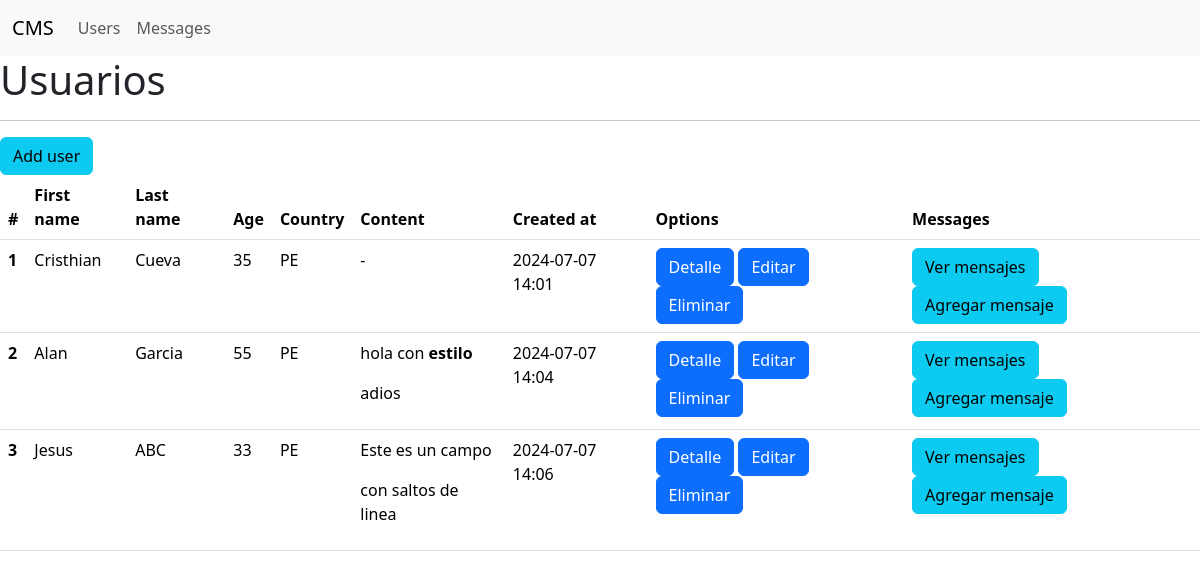
Screenshot of /users with the database file from the repository.
### main.py (models this page shows, shortened)
class User(db.Model):
    __tablename__ = "users"
    id = db.Column(db.Integer, primary_key=True, autoincrement=True)
    first_name = db.Column(db.String(150), nullable=False)
    last_name = db.Column(db.String(150), nullable=False)
    age = db.Column(db.Integer, nullable=False)
    country = db.Column(db.String(50), nullable=False)
    content = db.Column(db.Text, nullable=True)
    created_at = db.Column(db.DateTime(timezone=True), server_default=func.now())

### main.py (the view)
@app.route("/users")
def users():
    users_data = User.query.all()
    return render_template("users.html", users=users_data)

### templates/users.html (shortened to what this page needs)
{% extends 'base.html' %}
{% block content %}
<h1>Usuarios</h1>
<hr>
<a href="{{ url_for('users_add') }}" class="btn btn-info">Add user</a>
<table class="table">
    <thead>
      <tr>
        <th scope="col">#</th>
        <th scope="col">First name</th>
        <th scope="col">Last name</th>
        <th scope="col">Age</th>
        <th scope="col">Country</th>
        <th scope="col">Content</th>
        <th scope="col">Created at</th>
        <th scope="col">Options</th>
        <th scope="col">Messages</th>
      </tr>
    </thead>
    <tbody>
      {% for user in users %}
      <tr>
        <th scope="row">{{ user.id }}</th>
        <td>{{ user.first_name }}</td>
        <td>{{ user.last_name }}</td>
        <td>{{ user.age }}</td>
        <td>{{ user.country }}</td>
        {% if user.content %}
        <td>{{ user.content|safe }}</td>
        {% else %}
        <td>-</td>
        {% endif %}
        <td>{{ user.created_at.strftime("%Y-%m-%d %H:%M") }}</td>
        <td>
            <a href="{{ url_for('users_by_id', id=user.id) }}" class="btn btn-primary">Detalle</a>
            <a href="{{ url_for('users_edit_by_id', id=user.id) }}" class="btn btn-primary">Editar</a>
            <a href="{{ url_for('users_delete_by_id', id=user.id) }}" class="btn btn-primary">Eliminar</a>
        </td>
        <td>
          <a href="{{ url_for('messages_by_user', user_id=user.id) }}" class="btn btn-info">Ver mensajes</a>
          <a href="{{ url_for('messages_add', user_id=user.id) }}" class="btn btn-info">Agregar mensaje</a>
        </td>
      </tr>
      {% endfor %}
    </tbody>
  </table>
{% endblock %}

### rows the page displays
User: id "1", first_name "Cristhian", last_name "Cueva", age "35", country "PE", created_at "2024-07-07 14:01"
User: id "2", first_name "Alan", last_name "Garcia", age "55", country "PE", content "hola con estilo adios", created_at "2024-07-07 14:04"
User: id "3", first_name "Jesus", last_name "ABC", age "33", country "PE", content "Este es un campo con saltos de linea", created_at "2024-07-07 14:06"
